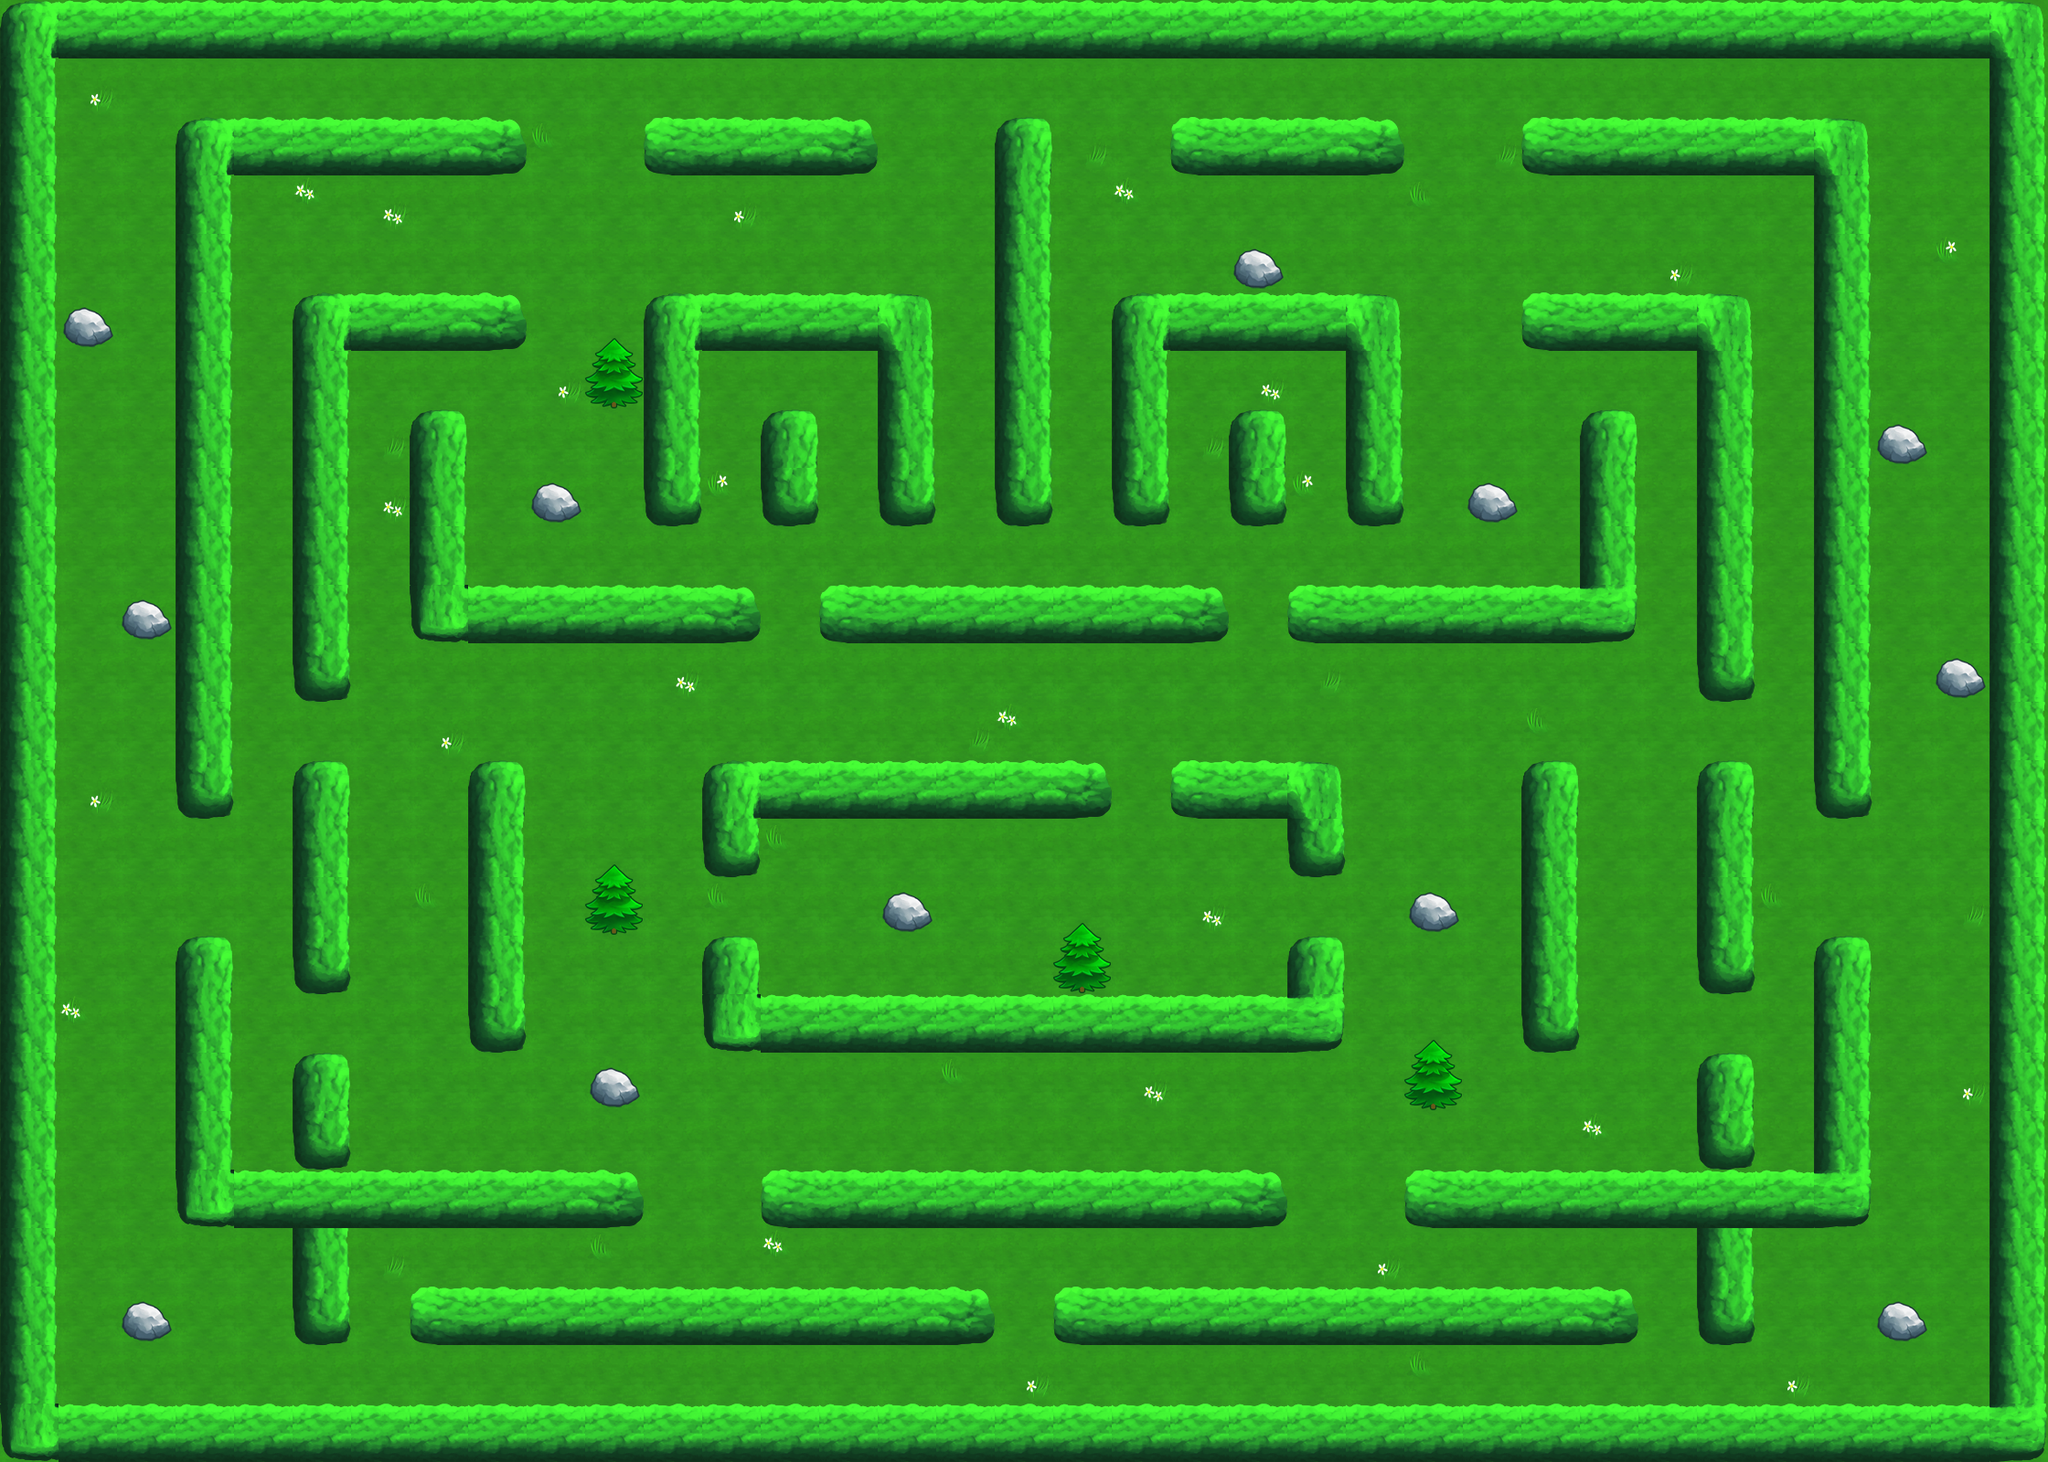

Below is a game level as drawn by its tile map, then a one-line description and the .tmx that defines it (tile-layer data replaced by summaries):
An orthogonal 35x25 tile map with 64x64 px tiles, 2 tile layers (Tile Layer 1, foreground).

<map version="1.0" orientation="orthogonal" width="35" height="25" tilewidth="64" tileheight="64">
 <tileset firstgid="1" name="placeholder_atlas" tilewidth="64" tileheight="64">
  <image source="placeholder_atlas.png" width="512" height="512" />
  <tile id="0">
   <properties>
    <property name="wall" value="" />
   </properties>
  </tile>
  <tile id="1">
   <properties>
    <property name="wall" value="" />
   </properties>
  </tile>
  <tile id="2">
   <properties>
    <property name="wall" value="" />
   </properties>
  </tile>
  <tile id="4">
   <properties>
    <property name="wall" value="" />
   </properties>
  </tile>
  <tile id="8">
   <properties>
    <property name="wall" value="" />
   </properties>
  </tile>
  <tile id="9">
   <properties>
    <property name="wall" value="" />
   </properties>
  </tile>
  <tile id="10">
   <properties>
    <property name="wall" value="" />
   </properties>
  </tile>
  <tile id="11">
   <properties>
    <property name="wall" value="" />
   </properties>
  </tile>
  <tile id="16">
   <properties>
    <property name="wall" value="" />
   </properties>
  </tile>
  <tile id="17">
   <properties>
    <property name="wall" value="" />
   </properties>
  </tile>
  <tile id="18">
   <properties>
    <property name="wall" value="" />
   </properties>
  </tile>
  <tile id="19">
   <properties>
    <property name="wall" value="" />
   </properties>
  </tile>
  <tile id="24">
   <properties>
    <property name="wall" value="" />
   </properties>
  </tile>
  <tile id="25">
   <properties>
    <property name="wall" value="" />
   </properties>
  </tile>
  <tile id="26">
   <properties>
    <property name="wall" value="" />
   </properties>
  </tile>
  <tile id="27">
   <properties>
    <property name="wall" value="" />
   </properties>
  </tile>
 </tileset>
 <layer name="Tile Layer 1" width="35" height="25">
  <data>[875 cells, 875 non-empty, 21 distinct tile ids]</data>
 </layer>
 <layer name="foreground" width="35" height="25">
  <data>[875 cells, 4 non-empty, 1 distinct tile ids]</data>
 </layer>
</map>